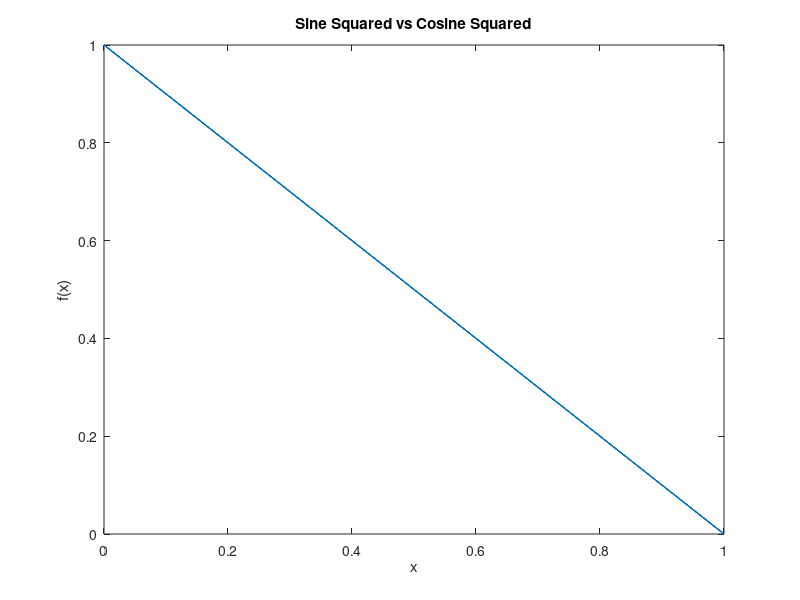

Write MATLAB code to recreate this figure.
x = linspace(0, 2*pi, 100);

y1 = sin(x).^2;
y2 = cos(x).^2;
figure;
plot(y1,y2)

title('Sine Squared vs Cosine Squared');
xlabel('x');
ylabel('f(x)');

e= rms(y1)
